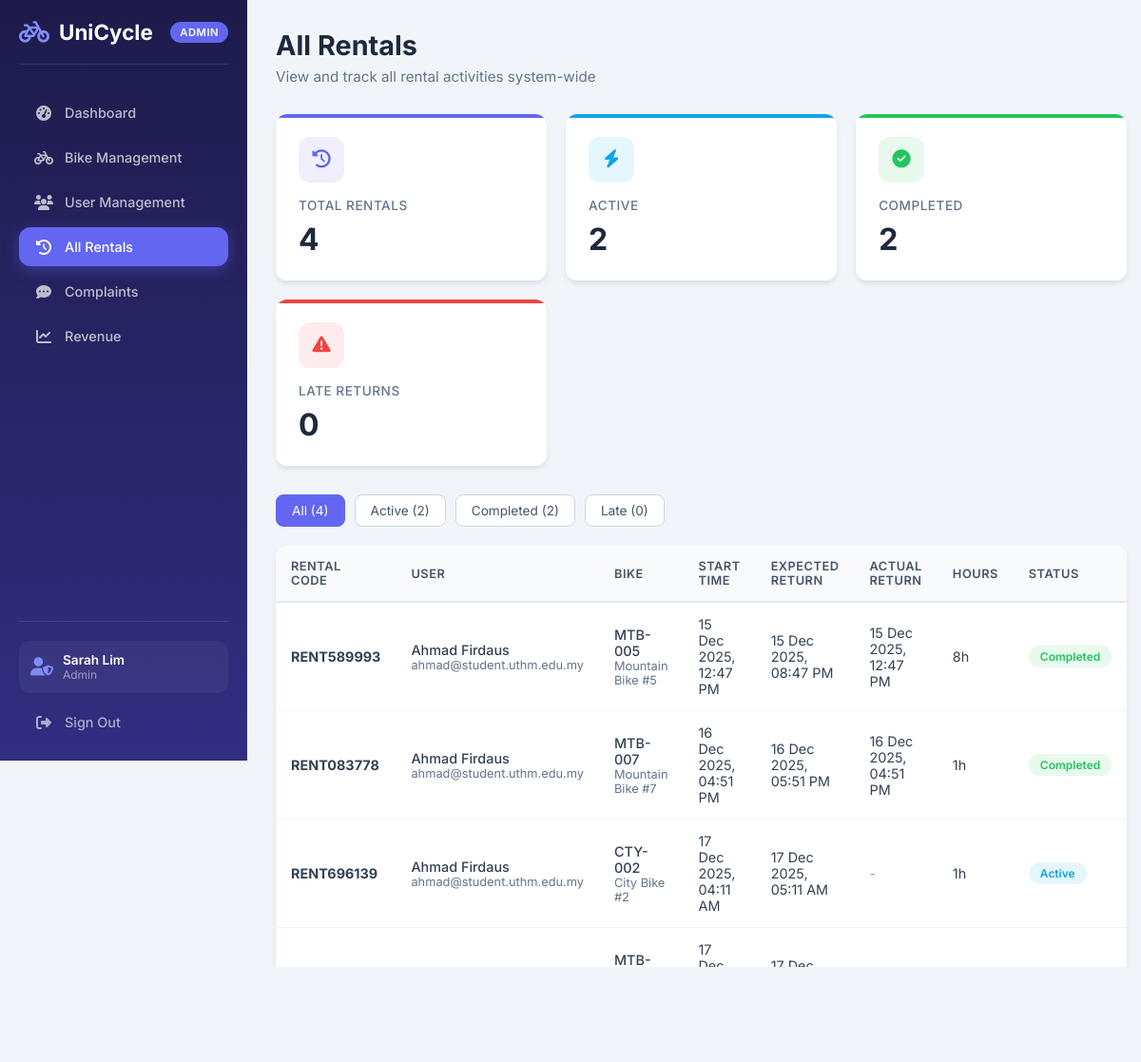
/admin/rentals.php (signed in), run on the app's committed database.
### tables this page shows
CREATE TABLE `rentals` (
    `rental_id` INT(11) NOT NULL AUTO_INCREMENT,
    `rental_code` VARCHAR(30) NOT NULL,
    `student_id` INT(11) NOT NULL,
    `bike_id` INT(11) NOT NULL,
    `start_time` DATETIME NOT NULL,
    `expected_return_time` DATETIME NOT NULL,
    `return_time` DATETIME DEFAULT NULL,
    `status` ENUM('active', 'completed', 'late') NOT NULL DEFAULT 'active',
    `hourly_rate` DECIMAL(6,2) NOT NULL DEFAULT 3.00,
    `planned_hours` INT(11) NOT NULL DEFAULT 1,
    `return_condition` ENUM('good', 'minor_issue', 'needs_repair') DEFAULT NULL,
    `return_feedback` TEXT DEFAULT NULL,
    `created_at` TIMESTAMP NOT NULL DEFAULT CURRENT_TIMESTAMP,
    PRIMARY KEY (`rental_id`),
    UNIQUE KEY `rental_code` (`rental_code`),
    KEY `fk_rental_student` (`student_id`),
    KEY `fk_rental_bike` (`bike_id`)
);

CREATE TABLE `students` (
    `student_id` INT(11) NOT NULL AUTO_INCREMENT,
    `name` VARCHAR(100) NOT NULL,
    `email` VARCHAR(100) NOT NULL,
    `password` VARCHAR(255) NOT NULL,
    `role` ENUM('user', 'admin', 'superadmin') NOT NULL DEFAULT 'user',
    `phone` VARCHAR(20) DEFAULT NULL,
    `profile_pic` VARCHAR(255) DEFAULT NULL,
    `created_at` TIMESTAMP NOT NULL DEFAULT CURRENT_TIMESTAMP,
    PRIMARY KEY (`student_id`),
    UNIQUE KEY `email` (`email`)
);

CREATE TABLE `bikes` (
    `bike_id` INT(11) NOT NULL AUTO_INCREMENT,
    `bike_code` VARCHAR(30) NOT NULL,
    `bike_name` VARCHAR(80) NOT NULL,
    `bike_type` ENUM('mountain', 'city', 'other') NOT NULL DEFAULT 'other',
    `status` ENUM('available', 'rented', 'maintenance', 'pending') NOT NULL DEFAULT 'available',
    `location` VARCHAR(100) NOT NULL DEFAULT 'Main Bike Area',
    `last_maintained_date` DATE DEFAULT NULL,
    `created_at` TIMESTAMP NOT NULL DEFAULT CURRENT_TIMESTAMP,
    PRIMARY KEY (`bike_id`),
    UNIQUE KEY `bike_code` (`bike_code`)
);

### admin/rentals.php (the view, shortened to what this page needs)
<?php
require_once 'includes/auth_check.php';
$filter = $_GET['filter'] ?? 'all';
$where = '';
$rentals = $pdo->query("
    SELECT r.*, s.name as student_name, s.email, b.bike_code, b.bike_name
    FROM rentals r
    JOIN students s ON r.student_id = s.student_id
    JOIN bikes b ON r.bike_id = b.bike_id
    $where
    ORDER BY r.created_at DESC
")->fetchAll();
$stats = [
    'all' => $pdo->query("SELECT COUNT(*) FROM rentals")->fetchColumn(),
    'active' => $pdo->query("SELECT COUNT(*) FROM rentals WHERE status = 'active'")->fetchColumn(),
    'completed' => $pdo->query("SELECT COUNT(*) FROM rentals WHERE status = 'completed'")->fetchColumn(),
    'late' => $pdo->query("SELECT COUNT(*) FROM rentals WHERE status = 'late'")->fetchColumn(),
];
?>
<!DOCTYPE html>
<html lang="en">
<head>
    <link rel="stylesheet" href="admin.css">
    <link rel="stylesheet" href="https://cdnjs.cloudflare.com/ajax/libs/font-awesome/6.5.0/css/all.min.css">
</head>
<body>
    <?php include 'includes/sidebar.php'; ?>
    <main class="admin-main">
        <div class="page-header">
            <h1>All Rentals</h1>
            <p>View and track all rental activities system-wide</p>
        </div>
        <div class="stats-grid">
            <div class="stat-card">
                <div class="icon"><i class="fas fa-clock-rotate-left"></i></div>
                <h3>Total Rentals</h3>
                <div class="value"><?= $stats['all'] ?></div>
            </div>
            <div class="stat-card secondary">
                <div class="icon"><i class="fas fa-bolt"></i></div>
                <h3>Active</h3>
                <div class="value"><?= $stats['active'] ?></div>
            </div>
            <div class="stat-card success">
                <div class="icon"><i class="fas fa-check-circle"></i></div>
                <h3>Completed</h3>
                <div class="value"><?= $stats['completed'] ?></div>
            </div>
            <div class="stat-card danger">
                <div class="icon"><i class="fas fa-exclamation-triangle"></i></div>
                <h3>Late Returns</h3>
                <div class="value"><?= $stats['late'] ?></div>
            </div>
        </div>
        <div class="filters-bar">
            <a href="?filter=all" class="filter-btn <?= $filter === 'all' ? 'active' : '' ?>">All
                (<?= $stats['all'] ?>)</a>
            <a href="?filter=active" class="filter-btn <?= $filter === 'active' ? 'active' : '' ?>">Active
                (<?= $stats['active'] ?>)</a>
            <a href="?filter=completed" class="filter-btn <?= $filter === 'completed' ? 'active' : '' ?>">Completed
                (<?= $stats['completed'] ?>)</a>
            <a href="?filter=late" class="filter-btn <?= $filter === 'late' ? 'active' : '' ?>">Late
                (<?= $stats['late'] ?>)</a>
        </div>
        <div class="content-card">
            <div class="card-body" style="padding: 0;">
                <table class="admin-table">
                    <thead>
                        <tr>
                            <th>Rental Code</th>
                            <th>User</th>
                            <th>Bike</th>
                            <th>Start Time</th>
                            <th>Expected Return</th>
                            <th>Actual Return</th>
                            <th>Hours</th>
                            <th>Status</th>
                        </tr>
                    </thead>
                    <tbody>
                        <?php foreach ($rentals as $rental): ?>
                            <tr>
                                <td><strong><?= htmlspecialchars($rental['rental_code']) ?></strong></td>
                                <td>
                                    <div>
                                        <div style="font-weight: 500;"><?= htmlspecialchars($rental['student_name']) ?>
                                        </div>
                                        <div style="font-size: 0.8rem; color: var(--gray-500);">
                                            <?= htmlspecialchars($rental['email']) ?></div>
                                        </div>
                                    </div>
                                </td>
                                <td>
                                    <div>
                                        <div style="font-weight: 500;"><?= htmlspecialchars($rental['bike_code']) ?></div>
                                        <div style="font-size: 0.8rem; color: var(--gray-500);">
                                            <?= htmlspecialchars($rental['bike_name']) ?>
                                        </div>
                                    </div>
                                </td>
                                <td><?= date('d M Y, h:i A', strtotime($rental['start_time'])) ?></td>
                                <td><?= date('d M Y, h:i A', strtotime($rental['expected_return_time'])) ?></td>
                                <td>
                                    <?php if ($rental['return_time']): ?>
                                        <?= date('d M Y, h:i A', strtotime($rental['return_time'])) ?>
                                    <?php else: ?>
                                        <span style="color: var(--gray-400);">-</span>
                                    <?php endif; ?>
                                </td>
                                <td><?= $rental['planned_hours'] ?>h</td>
                                <td><span class="badge <?= $rental['status'] ?>"><?= ucfirst($rental['status']) ?></span>
                                </td>
                            </tr>
                        <?php endforeach; ?>
    </main>
</body>
</html>

### admin/admin.css (style rules this page uses)
:root { --primary: #6366f1; --primary-dark: #4f46e5; --primary-light: #818cf8; --secondary: #0ea5e9; --success: #22c55e; --warning: #f59e0b; --danger: #ef4444; --dark: #1e1b4b; --gray-50: #f8fafc; --gray-100: #f1f5f9; --gray-200: #e2e8f0; --gray-300: #cbd5e1; --gray-400: #94a3b8; --gray-500: #64748b; --gray-600: #475569; --gray-700: #334155; --gray-800: #1e293b; --gray-900: #0f172a; --sidebar-width: 260px; --header-height: 70px; --border-radius: 12px; --shadow-sm: 0 1px 2px 0 rgb(0 0 0 / 0.05); --shadow: 0 4px 6px -1px rgb(0 0 0 / 0.1); --shadow-lg: 0 10px 25px -3px rgb(0 0 0 / 0.1); }
* { margin: 0; padding: 0; box-sizing: border-box; }
body { font-family: 'Inter', -apple-system, BlinkMacSystemFont, 'Segoe UI', Roboto, sans-serif; background: var(--gray-100); color: var(--gray-800); min-height: 100vh; display: flex; }
.admin-main { margin-left: var(--sidebar-width); flex: 1; padding: 30px; min-height: 100vh; }
.page-header { margin-bottom: 30px; }
.page-header h1 { font-size: 1.8rem; font-weight: 700; color: var(--gray-800); margin-bottom: 6px; }
.page-header p { color: var(--gray-500); font-size: 0.95rem; }
.stats-grid { display: grid; grid-template-columns: repeat(auto-fit, minmax(240px, 1fr)); gap: 20px; margin-bottom: 30px; }
.stat-card { background: white; border-radius: var(--border-radius); padding: 24px; box-shadow: var(--shadow); position: relative; overflow: hidden; transition: transform 0.2s ease, box-shadow 0.2s ease; }
.stat-card::before { content: ''; position: absolute; top: 0; left: 0; right: 0; height: 4px; background: var(--primary); }
.stat-card.success::before { background: var(--success); }
.stat-card.danger::before { background: var(--danger); }
.stat-card.secondary::before { background: var(--secondary); }
.stat-card .icon { width: 48px; height: 48px; border-radius: 12px; display: flex; align-items: center; justify-content: center; font-size: 1.2rem; margin-bottom: 16px; background: rgba(99, 102, 241, 0.1); color: var(--primary); }
.stat-card.success .icon { background: rgba(34, 197, 94, 0.1); color: var(--success); }
.stat-card.danger .icon { background: rgba(239, 68, 68, 0.1); color: var(--danger); }
.stat-card.secondary .icon { background: rgba(14, 165, 233, 0.1); color: var(--secondary); }
.stat-card h3 { font-size: 0.85rem; font-weight: 500; color: var(--gray-500); margin-bottom: 8px; text-transform: uppercase; letter-spacing: 0.5px; }
.stat-card .value { font-size: 2rem; font-weight: 700; color: var(--gray-800); }
.content-card { background: white; border-radius: var(--border-radius); box-shadow: var(--shadow); overflow: hidden; }
.card-body { padding: 24px; }
.admin-table { width: 100%; border-collapse: collapse; }
.admin-table th { background: var(--gray-50); padding: 14px 16px; text-align: left; font-weight: 600; font-size: 0.8rem; text-transform: uppercase; letter-spacing: 0.5px; color: var(--gray-600); border-bottom: 2px solid var(--gray-200); }
.admin-table td { padding: 14px 16px; border-bottom: 1px solid var(--gray-100); font-size: 0.9rem; color: var(--gray-700); }
.admin-table tbody tr:last-child td { border-bottom: none; }
.badge { display: inline-flex; align-items: center; padding: 4px 12px; border-radius: 20px; font-size: 0.75rem; font-weight: 600; }
.badge.available, .badge.completed, .badge.resolved { background: rgba(34, 197, 94, 0.1); color: var(--success); }
.badge.rented, .badge.active { background: rgba(14, 165, 233, 0.1); color: var(--secondary); }
.filters-bar { display: flex; gap: 10px; margin-bottom: 20px; flex-wrap: wrap; }
.filter-btn { padding: 8px 16px; border: 1px solid var(--gray-300); background: white; border-radius: 8px; font-size: 0.85rem; color: var(--gray-600); cursor: pointer; transition: all 0.2s ease; text-decoration: none; }
.filter-btn.active { background: var(--primary); border-color: var(--primary); color: white; }

### data on the page
rentals: rental_code "RENT589993", student.name "Ahmad Firdaus", student.email "ahmad@student.uthm.edu.my", bike.bike_code "MTB-005", bike.bike_name "Mountain Bike #5", start_time "15 Dec 2025, 12:47 PM", expected_return_time "15 Dec 2025, 08:47 PM", return_time "15 Dec 2025, 12:47 PM", planned_hours "8", status "Completed"
rentals: rental_code "RENT083778", student.name "Ahmad Firdaus", student.email "ahmad@student.uthm.edu.my", bike.bike_code "MTB-007", bike.bike_name "Mountain Bike #7", start_time "16 Dec 2025, 04:51 PM", expected_return_time "16 Dec 2025, 05:51 PM", return_time "16 Dec 2025, 04:51 PM", planned_hours "1", status "Completed"
rentals: rental_code "RENT696139", student.name "Ahmad Firdaus", student.email "ahmad@student.uthm.edu.my", bike.bike_code "CTY-002", bike.bike_name "City Bike #2", start_time "17 Dec 2025, 04:11 AM", expected_return_time "17 Dec 2025, 05:11 AM", planned_hours "1", status "Active"
rentals: bike.bike_code "MTB-005", start_time "17 Dec 2025, 04:18 AM", expected_return_time "17 Dec 2025, 12:18 PM"

### other printed values
$_SESSION['student_name'] "Sarah Lim"
$_SESSION['admin_role'] "Admin"
$stats['all'] "4"
$stats['active'] "2"
$stats['completed'] "2"
$stats['late'] "0"
